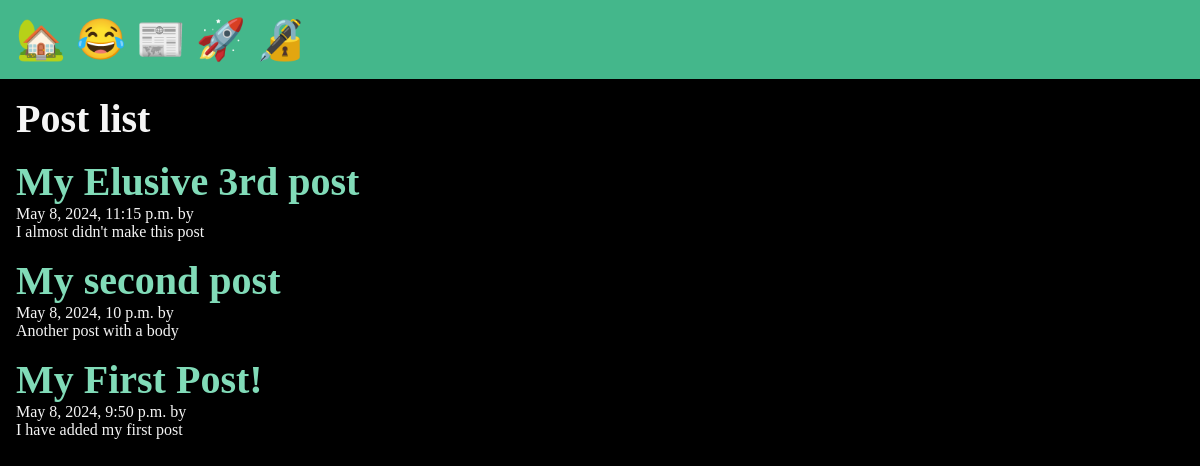
/posts/, run on an earlier commit of the app's database.
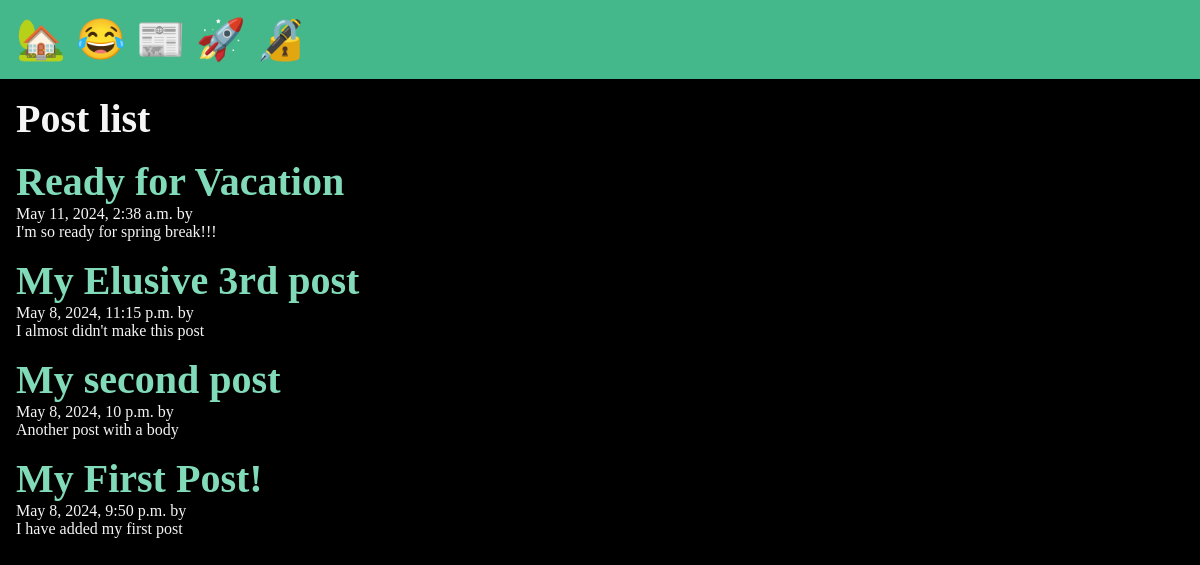
And on a later commit of the database.
### posts/models.py (models this page shows, shortened)
class Post(models.Model):
    title=models.CharField(max_length=75)
    body= models.TextField()
    slug=models.SlugField()
    date=models.DateTimeField(auto_now_add=True)
    banner=models.ImageField(default='fallback.png', blank=True)
    author = models.ForeignKey(User, on_delete=models.CASCADE, default=None)

### posts/views.py (the view)
# urls.py: path('',views.posts_list,name="list"),
def posts_list(request):
    posts=Post.objects.all().order_by('-date')
    return render(request,'posts/posts_list.html',{'posts':posts})

### posts/templates/posts/posts_list.html (shortened to what this page needs)
{% extends 'layout.html' %}
{% block content %}
    <section>
    <h1>Post list</h1>
    {% for post in posts %}
        <article class="post">
            <h2>
                <a href ="{% url 'posts:page' slug=post.slug %}">
                    {{ post.title }}
                </a>
            </h2>
            <p>{{ post.date }} by {{ post.author }}</p>
            <p>{{ post.body }}</p>
        </article>
    {% endfor %}
 </section>
{% endblock %}

### templates/layout.html (shortened to what this page needs)
<!DOCTYPE html>
{% load static %}
<html lang="en">
<head>
    <link rel="stylesheet" href="{% static 'css\style.css' %}">
</head>
<body>
    <nav>
        <a href='/'>
            <span role="img" aria-label="Home" title="Home">🏡</span>
        </a>
        <a href='/about'>
            <span role="img" aria-label="About" title="About">😂</span>
        </a>
        <a href='{% url 'posts:list' %}'>
            <span role="img" aria-label="Post" title="Posts">📰</span>
        </a>
        {% if user.is_authenticated %}
            <a href='{% url 'posts:new-post' %}'>
                <span role="img" aria-label="New post" title="New post">🆕</span>
            </a>
            <form class="logout" action="{% url 'users:logout' %}" method="post">
                {% csrf_token %}
                <button class="logout-button" aria-label="User Logout" title="User Logout">👋</button>
            </form>
            {% else %}
                <a href='{% url 'users:register' %}'>
                    <span role="img" aria-label="User Registration" title="User Registration">🚀</span>
                </a>
                <a href='{% url 'users:login' %}'>
                    <span role="img" aria-label="User Login" title="User Login">🔏</span>
                </a>
            {% endif %}
    </nav>
    <main>
        {% block content %}
        {% endblock %}
    </main>
</body>
</html>

### static/css/style.css (style rules this page uses)
* { margin: 0; padding: 0; box-sizing: border-box; }
body { min-height: 100vh; background-color: black; font-size: 3rem; color: whitesmoke; }
nav { padding: 1rem; background-color: #44B78B; color: white; font-size: 2.5rem; }
main { padding: 1rem; }
section { flex-flow: column; display: flex; gap: 1rem; }
h1, h2 { font-size: 2.5rem; }
p { font-size: 1rem; }
a { text-decoration: none; color: #81dbb8; }

What changed in the data, as far as the page shows it:
added Post: title "Ready for Vacation", date "May 11, 2024, 2:38 a.m.", body "I'm so ready for spring break!!!"
